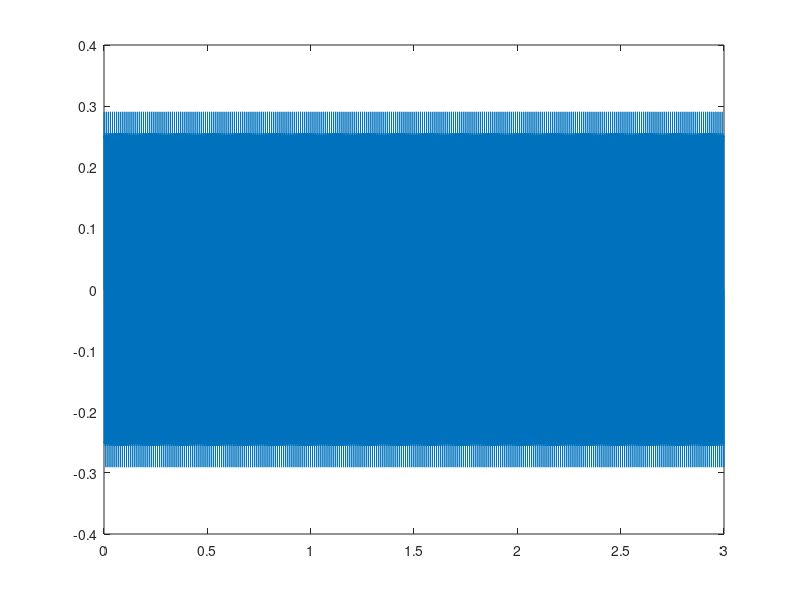

MATLAB code to generate this figure:
% Wave summation example

% Number of sine waves in finite computation
n = 500;
% Amplitude
A = 0.25;
% Sample Rate (samples per second) 
Hz = 44100;
% Signal length (in seconds)
s = 3;
% Frequency (in Hz)
f = 500;
% Time axis
tt = 0:1 / Hz:s;

% Two examples, select 1 or 2
exm = 1;
% sound(sin(2*pi*f*tt), Hz)
% Create square waves
if exm == 1

    wave = 0;
    
    for k = 1:2:n
        wave = wave + sin(2 * pi * f * k * tt) / k;
    end

    wave = wave * ((4 * A) / pi);
    
    plot(tt, wave)
    
    sound(wave, Hz)

% Create triangular waves
elseif exm == 2

    wave = 0;

    for k = 1:n
        wave = wave + cos(k * pi) * sin(2 * pi * f * k * tt) / k;
    end

    wave = wave * ((-2 * A) / pi);

    plot(tt, wave)
    
    sound(wave, Hz)

end